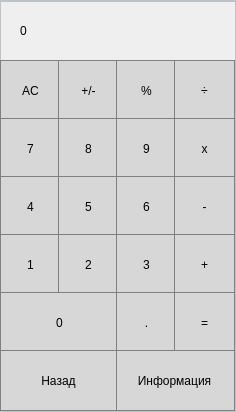
<?xml version="1.0" encoding="UTF-8"?>
<ui version="4.0">
 <class>Calculator</class>
 <widget class="QDialog" name="Calculator">
  <property name="geometry">
   <rect>
    <x>0</x>
    <y>0</y>
    <width>236</width>
    <height>412</height>
   </rect>
  </property>
  <property name="windowTitle">
   <string>Calculator</string>
  </property>
  <property name="windowIcon">
   <iconset resource="resource.qrc">
    <normaloff>:/rec/img/widget.png</normaloff>:/rec/img/widget.png</iconset>
  </property>
  <property name="windowOpacity">
   <double>0.990000000000000</double>
  </property>
  <property name="styleSheet">
   <string notr="true">QDialog {
	border:1px solid rgb(189, 195, 199);
	border-top: 2px solid rgb(189, 195, 199);
	

}
</string>
  </property>
  <widget class="QLabel" name="result_label">
   <property name="geometry">
    <rect>
     <x>20</x>
     <y>0</y>
     <width>191</width>
     <height>61</height>
    </rect>
   </property>
   <property name="styleSheet">
    <string notr="true">QLabel {
  qproperty-alignment: 'AlignVCenter | AlignRight';
  border-bottom: 1px solid gray;
}

background-color : white;</string>
   </property>
   <property name="text">
    <string>0</string>
   </property>
  </widget>
  <widget class="QPushButton" name="pushButton_ac">
   <property name="geometry">
    <rect>
     <x>0</x>
     <y>60</y>
     <width>61</width>
     <height>61</height>
    </rect>
   </property>
   <property name="styleSheet">
    <string notr="true">QPushButton {
  background-color: rgb(215, 215, 215);
  border: 1px solid gray;
}
QPushButton:pressed {
    background-color: qlineargradient(x1: 0, y1: 0, x2: 0, y2: 1,
                                      stop: 0 #BEBEBE, stop: 1 #D7D7D7);
}</string>
   </property>
   <property name="text">
    <string>AC</string>
   </property>
  </widget>
  <widget class="QPushButton" name="pushButton_ant">
   <property name="geometry">
    <rect>
     <x>58</x>
     <y>60</y>
     <width>61</width>
     <height>61</height>
    </rect>
   </property>
   <property name="styleSheet">
    <string notr="true">QPushButton {
  background-color: rgb(215, 215, 215);
  border: 1px solid gray;
}
QPushButton:pressed {
    background-color: qlineargradient(x1: 0, y1: 0, x2: 0, y2: 1,
                                      stop: 0 #BEBEBE, stop: 1 #D7D7D7);
}</string>
   </property>
   <property name="text">
    <string>+/-</string>
   </property>
  </widget>
  <widget class="QPushButton" name="pushButton_mod">
   <property name="geometry">
    <rect>
     <x>116</x>
     <y>60</y>
     <width>61</width>
     <height>61</height>
    </rect>
   </property>
   <property name="styleSheet">
    <string notr="true">QPushButton {
  background-color: rgb(215, 215, 215);
  border: 1px solid gray;
}
QPushButton:pressed {
    background-color: qlineargradient(x1: 0, y1: 0, x2: 0, y2: 1,
                                      stop: 0 #BEBEBE, stop: 1 #D7D7D7);
}</string>
   </property>
   <property name="text">
    <string>%</string>
   </property>
  </widget>
  <widget class="QPushButton" name="pushButton_div">
   <property name="geometry">
    <rect>
     <x>174</x>
     <y>60</y>
     <width>61</width>
     <height>61</height>
    </rect>
   </property>
   <property name="styleSheet">
    <string notr="true">QPushButton {
  background-color: rgb(215, 215, 215);
  border: 1px solid gray;
}
QPushButton:pressed {
    background-color: qlineargradient(x1: 0, y1: 0, x2: 0, y2: 1,
                                      stop: 0 #BEBEBE, stop: 1 #D7D7D7);
}</string>
   </property>
   <property name="text">
    <string>÷</string>
   </property>
  </widget>
  <widget class="QPushButton" name="pushButton_7">
   <property name="geometry">
    <rect>
     <x>0</x>
     <y>118</y>
     <width>61</width>
     <height>61</height>
    </rect>
   </property>
   <property name="styleSheet">
    <string notr="true">QPushButton {
  background-color: rgb(215, 215, 215);
  border: 1px solid gray;
}
QPushButton:pressed {
    background-color: qlineargradient(x1: 0, y1: 0, x2: 0, y2: 1,
                                      stop: 0 #BEBEBE, stop: 1 #D7D7D7);
}</string>
   </property>
   <property name="text">
    <string>7</string>
   </property>
  </widget>
  <widget class="QPushButton" name="pushButton_8">
   <property name="geometry">
    <rect>
     <x>58</x>
     <y>118</y>
     <width>61</width>
     <height>61</height>
    </rect>
   </property>
   <property name="styleSheet">
    <string notr="true">QPushButton {
  background-color: rgb(215, 215, 215);
  border: 1px solid gray;
}
QPushButton:pressed {
    background-color: qlineargradient(x1: 0, y1: 0, x2: 0, y2: 1,
                                      stop: 0 #BEBEBE, stop: 1 #D7D7D7);
}</string>
   </property>
   <property name="text">
    <string>8</string>
   </property>
  </widget>
  <widget class="QPushButton" name="pushButton_9">
   <property name="geometry">
    <rect>
     <x>116</x>
     <y>118</y>
     <width>61</width>
     <height>61</height>
    </rect>
   </property>
   <property name="styleSheet">
    <string notr="true">QPushButton {
  background-color: rgb(215, 215, 215);
  border: 1px solid gray;
}
QPushButton:pressed {
    background-color: qlineargradient(x1: 0, y1: 0, x2: 0, y2: 1,
                                      stop: 0 #BEBEBE, stop: 1 #D7D7D7);
}</string>
   </property>
   <property name="text">
    <string>9</string>
   </property>
  </widget>
  <widget class="QPushButton" name="pushButton_multiply">
   <property name="geometry">
    <rect>
     <x>174</x>
     <y>118</y>
     <width>61</width>
     <height>61</height>
    </rect>
   </property>
   <property name="styleSheet">
    <string notr="true">QPushButton {
  background-color: rgb(215, 215, 215);
  border: 1px solid gray;
}
QPushButton:pressed {
    background-color: qlineargradient(x1: 0, y1: 0, x2: 0, y2: 1,
                                      stop: 0 #BEBEBE, stop: 1 #D7D7D7);
}</string>
   </property>
   <property name="text">
    <string>x</string>
   </property>
  </widget>
  <widget class="QPushButton" name="pushButton_4">
   <property name="geometry">
    <rect>
     <x>0</x>
     <y>176</y>
     <width>61</width>
     <height>61</height>
    </rect>
   </property>
   <property name="styleSheet">
    <string notr="true">QPushButton {
  background-color: rgb(215, 215, 215);
  border: 1px solid gray;
}
QPushButton:pressed {
    background-color: qlineargradient(x1: 0, y1: 0, x2: 0, y2: 1,
                                      stop: 0 #BEBEBE, stop: 1 #D7D7D7);
}</string>
   </property>
   <property name="text">
    <string>4</string>
   </property>
  </widget>
  <widget class="QPushButton" name="pushButton_5">
   <property name="geometry">
    <rect>
     <x>58</x>
     <y>176</y>
     <width>61</width>
     <height>61</height>
    </rect>
   </property>
   <property name="styleSheet">
    <string notr="true">QPushButton {
  background-color: rgb(215, 215, 215);
  border: 1px solid gray;
}
QPushButton:pressed {
    background-color: qlineargradient(x1: 0, y1: 0, x2: 0, y2: 1,
                                      stop: 0 #BEBEBE, stop: 1 #D7D7D7);
}</string>
   </property>
   <property name="text">
    <string>5</string>
   </property>
  </widget>
  <widget class="QPushButton" name="pushButton_6">
   <property name="geometry">
    <rect>
     <x>116</x>
     <y>176</y>
     <width>61</width>
     <height>61</height>
    </rect>
   </property>
   <property name="styleSheet">
    <string notr="true">QPushButton {
  background-color: rgb(215, 215, 215);
  border: 1px solid gray;
}
QPushButton:pressed {
    background-color: qlineargradient(x1: 0, y1: 0, x2: 0, y2: 1,
                                      stop: 0 #BEBEBE, stop: 1 #D7D7D7);
}</string>
   </property>
   <property name="text">
    <string>6</string>
   </property>
  </widget>
  <widget class="QPushButton" name="pushButton_minus">
   <property name="geometry">
    <rect>
     <x>174</x>
     <y>176</y>
     <width>61</width>
     <height>61</height>
    </rect>
   </property>
   <property name="styleSheet">
    <string notr="true">QPushButton {
  background-color: rgb(215, 215, 215);
  border: 1px solid gray;
}
QPushButton:pressed {
    background-color: qlineargradient(x1: 0, y1: 0, x2: 0, y2: 1,
                                      stop: 0 #BEBEBE, stop: 1 #D7D7D7);
}</string>
   </property>
   <property name="text">
    <string>-</string>
   </property>
  </widget>
  <widget class="QPushButton" name="pushButton_1">
   <property name="geometry">
    <rect>
     <x>0</x>
     <y>234</y>
     <width>61</width>
     <height>61</height>
    </rect>
   </property>
   <property name="styleSheet">
    <string notr="true">QPushButton {
  background-color: rgb(215, 215, 215);
  border: 1px solid gray;
}
QPushButton:pressed {
    background-color: qlineargradient(x1: 0, y1: 0, x2: 0, y2: 1,
                                      stop: 0 #BEBEBE, stop: 1 #D7D7D7);
}</string>
   </property>
   <property name="text">
    <string>1</string>
   </property>
  </widget>
  <widget class="QPushButton" name="pushButton_2">
   <property name="geometry">
    <rect>
     <x>58</x>
     <y>234</y>
     <width>61</width>
     <height>61</height>
    </rect>
   </property>
   <property name="styleSheet">
    <string notr="true">QPushButton {
  background-color: rgb(215, 215, 215);
  border: 1px solid gray;
}
QPushButton:pressed {
    background-color: qlineargradient(x1: 0, y1: 0, x2: 0, y2: 1,
                                      stop: 0 #BEBEBE, stop: 1 #D7D7D7);
}</string>
   </property>
   <property name="text">
    <string>2</string>
   </property>
  </widget>
  <widget class="QPushButton" name="pushButton_3">
   <property name="geometry">
    <rect>
     <x>116</x>
     <y>234</y>
     <width>61</width>
     <height>61</height>
    </rect>
   </property>
   <property name="styleSheet">
    <string notr="true">QPushButton {
  background-color: rgb(215, 215, 215);
  border: 1px solid gray;
}
QPushButton:pressed {
    background-color: qlineargradient(x1: 0, y1: 0, x2: 0, y2: 1,
                                      stop: 0 #BEBEBE, stop: 1 #D7D7D7);
}</string>
   </property>
   <property name="text">
    <string>3</string>
   </property>
  </widget>
  <widget class="QPushButton" name="pushButton_plus">
   <property name="geometry">
    <rect>
     <x>174</x>
     <y>234</y>
     <width>61</width>
     <height>61</height>
    </rect>
   </property>
   <property name="styleSheet">
    <string notr="true">QPushButton {
  background-color: rgb(215, 215, 215);
  border: 1px solid gray;
}
QPushButton:pressed {
    background-color: qlineargradient(x1: 0, y1: 0, x2: 0, y2: 1,
                                      stop: 0 #BEBEBE, stop: 1 #D7D7D7);
}</string>
   </property>
   <property name="text">
    <string>+</string>
   </property>
  </widget>
  <widget class="QPushButton" name="pushButton_0">
   <property name="geometry">
    <rect>
     <x>0</x>
     <y>292</y>
     <width>119</width>
     <height>61</height>
    </rect>
   </property>
   <property name="styleSheet">
    <string notr="true">QPushButton {
  background-color: rgb(215, 215, 215);
  border: 1px solid gray;
}
QPushButton:pressed {
    background-color: qlineargradient(x1: 0, y1: 0, x2: 0, y2: 1,
                                      stop: 0 #BEBEBE, stop: 1 #D7D7D7);
}</string>
   </property>
   <property name="text">
    <string>0</string>
   </property>
  </widget>
  <widget class="QPushButton" name="pushButton_dot">
   <property name="geometry">
    <rect>
     <x>116</x>
     <y>292</y>
     <width>61</width>
     <height>61</height>
    </rect>
   </property>
   <property name="styleSheet">
    <string notr="true">QPushButton {
  background-color: rgb(215, 215, 215);
  border: 1px solid gray;
}
QPushButton:pressed {
    background-color: qlineargradient(x1: 0, y1: 0, x2: 0, y2: 1,
                                      stop: 0 #BEBEBE, stop: 1 #D7D7D7);
}</string>
   </property>
   <property name="text">
    <string>.</string>
   </property>
  </widget>
  <widget class="QPushButton" name="pushButton_equally">
   <property name="geometry">
    <rect>
     <x>174</x>
     <y>292</y>
     <width>61</width>
     <height>61</height>
    </rect>
   </property>
   <property name="styleSheet">
    <string notr="true">QPushButton {
  background-color: rgb(215, 215, 215);
  border: 1px solid gray;
}
QPushButton:pressed {
    background-color: qlineargradient(x1: 0, y1: 0, x2: 0, y2: 1,
                                      stop: 0 #BEBEBE, stop: 1 #D7D7D7);
}</string>
   </property>
   <property name="text">
    <string>=</string>
   </property>
  </widget>
  <widget class="QPushButton" name="pushButton_18">
   <property name="geometry">
    <rect>
     <x>114</x>
     <y>350</y>
     <width>121</width>
     <height>61</height>
    </rect>
   </property>
   <property name="styleSheet">
    <string notr="true">QPushButton {
  background-color: rgb(215, 215, 215);
  border: 1px solid gray;
}
QPushButton:pressed {
    background-color: qlineargradient(x1: 0, y1: 0, x2: 0, y2: 1,
                                      stop: 0 #BEBEBE, stop: 1 #D7D7D7);
}</string>
   </property>
   <property name="text">
    <string>Информация</string>
   </property>
  </widget>
  <widget class="QPushButton" name="pushButton_21">
   <property name="geometry">
    <rect>
     <x>0</x>
     <y>350</y>
     <width>117</width>
     <height>61</height>
    </rect>
   </property>
   <property name="styleSheet">
    <string notr="true">QPushButton {
  background-color: rgb(215, 215, 215);
  border: 1px solid gray;
}
QPushButton:pressed {
    background-color: qlineargradient(x1: 0, y1: 0, x2: 0, y2: 1,
                                      stop: 0 #BEBEBE, stop: 1 #D7D7D7);
}</string>
   </property>
   <property name="text">
    <string>Назад</string>
   </property>
  </widget>
 </widget>
 <resources>
  <include location="resource.qrc"/>
 </resources>
 <connections/>
</ui>
